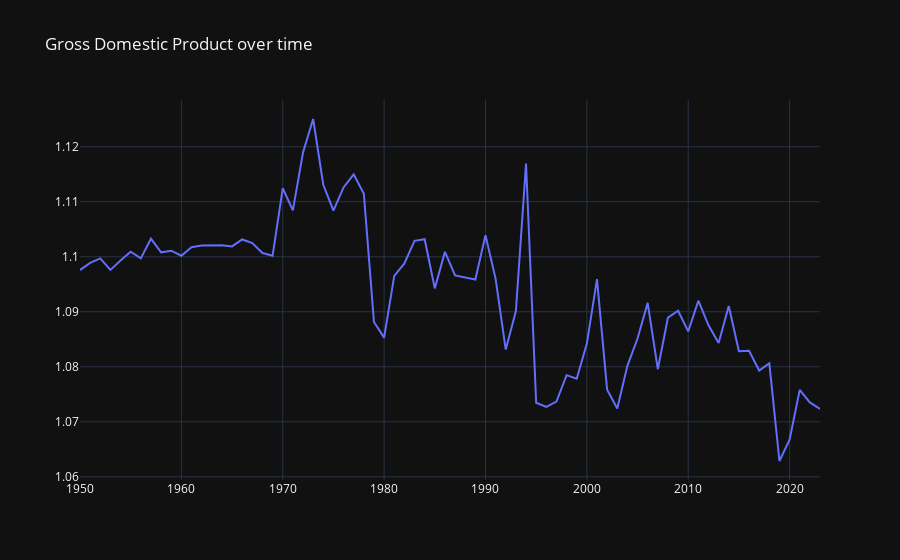

The notebook cell this image was saved under:
### Code cell
fig = go.Figure()

fig.add_trace(
        go.Scatter(
        x=gdp['year'],
        y=gdp['value']
        )
    )

fig.update_layout(
    title='Gross Domestic Product over time'
)

fig.show()
